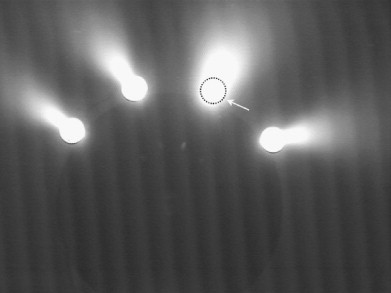
#> input picture src/perception/image_dataset/park (copy).jpg, 391 x 293 px
$ python -i other_stuff.py   (imports and definitions only)
#> lines starting #> are read from the running program, lines starting #| are printed output that depends on the picture; after the words box and inside, x2 and y2 are one past the last pixel; in counts of white or black regions, pixels touching at a corner belong together
#> further down, picture is the input picture: shape (293, 391, 3); min 43, max 255, mean 90.3
import cv2 as cv
import numpy as np
from matplotlib import pyplot as plt
from scipy.spatial.transform import Rotation as R, rotation

# [76 lines left out: functions gftt, homography, not called in this run]

def houghCircle(cimg):

    gray = cv.cvtColor(cimg, cv.COLOR_BGR2GRAY)

    img = cv.medianBlur(gray,5)
    #cimg = cv.cvtColor(img,cv.COLOR_GRAY2BGR)
    circles = cv.HoughCircles(img,cv.HOUGH_GRADIENT,1,8,
                                param1=50,param2=30,minRadius=10,maxRadius=30)
#> circles = [[214.5, 83.5, 26.8], [210.5, 94.5, 16], [71.5, 129.5, 13.1], [223.5, 63.5, 23.9], [133.5, 87.5, 12.9], [273.5, 140.5, 14.4]]

    if circles is not None:
        circles = np.uint16(np.around(circles))
#> circles = [[214, 84, 27], [210, 94, 16], [72, 130, 13], [224, 64, 24], [134, 88, 13], [274, 140, 14]]
        for i in circles[0,:]:
            # draw the outer circle
            cv.circle(cimg,(i[0],i[1]),i[2],(0,255,0),2)
            # draw the center of the circle
            cv.circle(cimg,(i[0],i[1]),2,(0,0,255),3)
#> this loop made 6 passes
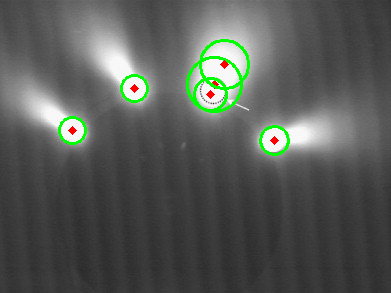
#> cimg: shape (293, 391, 3); 1.86% of pixels changed, all inside (x1, y1, x2, y2) = (58, 39, 290, 156)

    return cimg

# [82 lines left out: functions histogram, extract_features_sobel, extract_features_kmeans, not called in this run]

# [2 lines not run here, left out]

>>> import cv2
>>> picture = cv2.imread('../image_dataset/park (copy).jpg')
>>> result = houghCircle(picture)

$ run again, on src/perception/image_dataset/park2.jpg
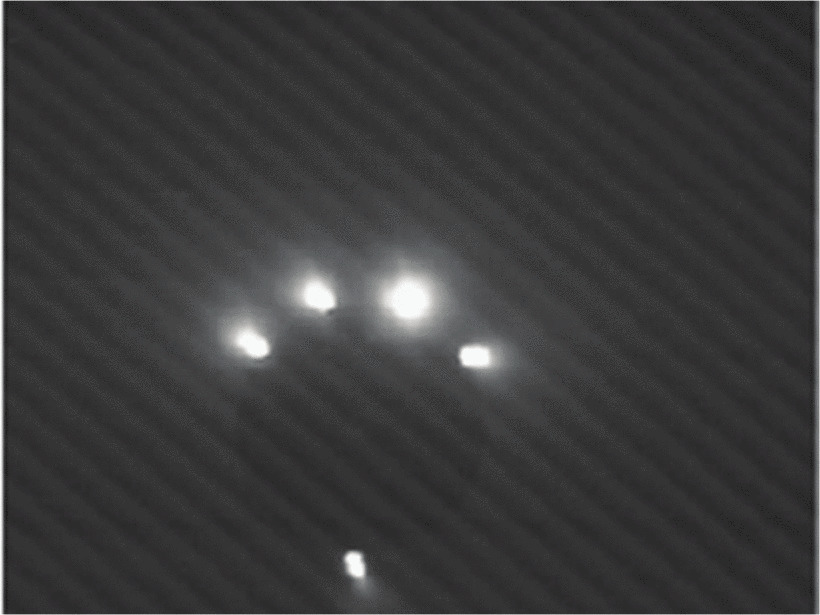
#> input picture src/perception/image_dataset/park2.jpg, 820 x 615 px
#> picture is the input picture: shape (615, 820, 3); mean B, G, R 58.8, 58.6, 58.6
#> in houghCircle, `circles = cv.HoughCircles(img,cv.HOUGH_GRADIENT,1,8, param1=50,param2=..`: circles = [[410.5, 300.5, 29.4], [401.5, 304.5, 29.4], [403.5, 295.5, 26.1], [318.5, 297.5, 26.1], [251.5, 342.5, 27.9], [243.5, 337.5, 24.6], [417.5, 293.5, 26.1], [318.5, 289.5, 19.4], [486.5, 360.5, 18.2], [308.5, 294.5, 20.2]]
#> in houghCircle, `circles = np.uint16(np.around(circles))`: circles = [[410, 300, 29], [402, 304, 29], [404, 296, 26], [318, 298, 26], [252, 342, 28], [244, 338, 25], [418, 294, 26], [318, 290, 19], [486, 360, 18], [308, 294, 20]]
#> the loop in houghCircle, `for i in circles[0,:]:` made 10 passes
#> after the loop in houghCircle, `for i in circles[0,:]:`:
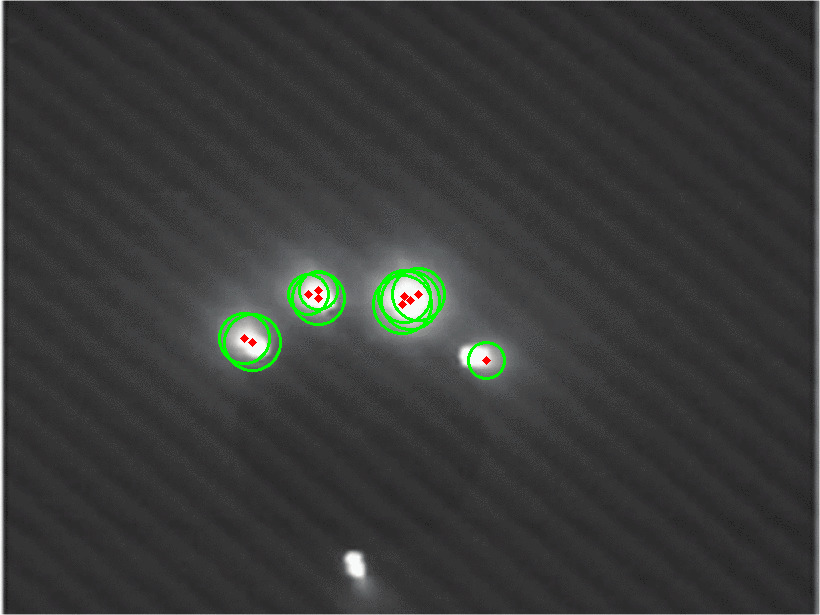
#> cimg: shape (615, 820, 3); 0.9% of pixels changed, all inside (x1, y1, x2, y2) = (218, 267, 506, 380)
